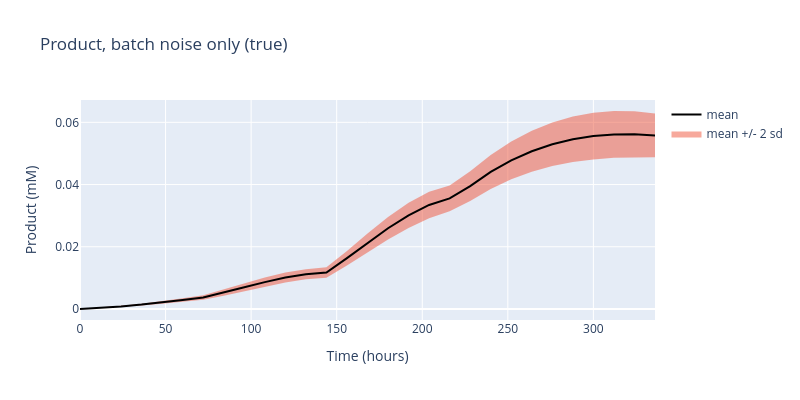
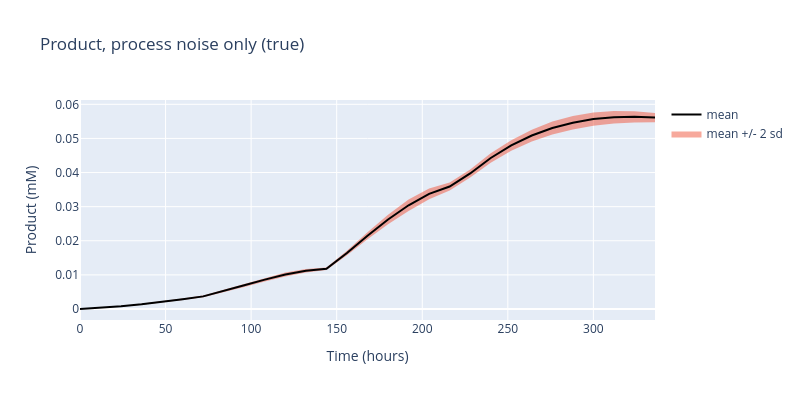
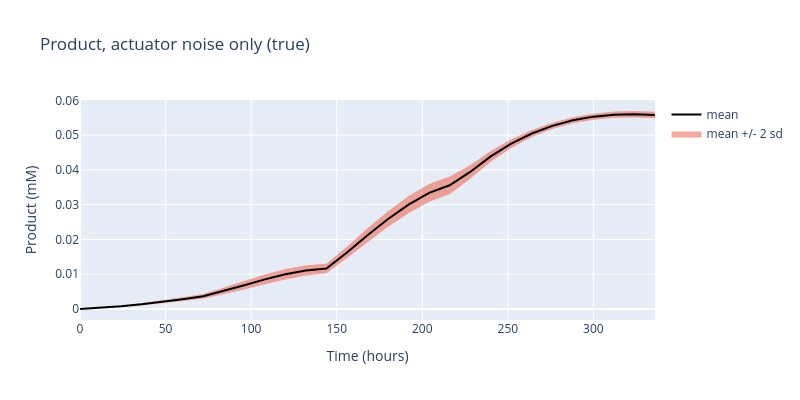
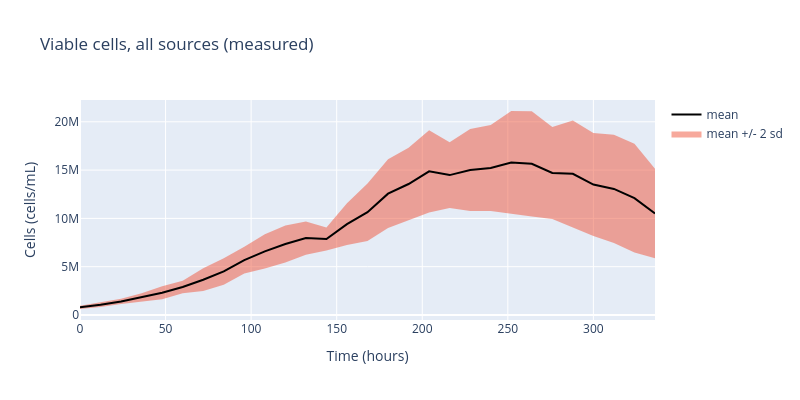

Notebook code cell kept with these figures, in order:
### Code cell
for name in ("batch", "process", "actuator"):
    band_figure(
        ensembles[name],
        "c_product",
        f"Product, {name} noise only (true)",
        "Product (mM)",
    ).show()
band_figure(
    ensembles["all (typical)"],
    "x_viable",
    "Viable cells, all sources (measured)",
    "Cells (cells/mL)",
    which="measured",
).show()
